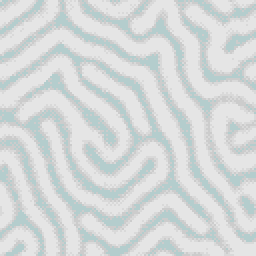
#> input picture irix_wallpapers/Brain.png, 128 x 128 px, found by its file name (shown 2 times larger); its folder holds 4 pictures in this run
$ python tile_images.py
#> lines starting #> are read from the running program, lines starting #| are printed output that depends on the picture
import os
import math
from PIL import Image

TILED_WIDTH = 1920
TILED_HEIGHT = 1080

def add_tiled_postfix(image_pathname) -> str:

    # dirname
    dir_name = os.path.dirname(image_pathname)

    # isolate basename of image
    image_filename = os.path.basename(image_pathname)

    # split filename to filename and extension
    filename, extension = os.path.splitext(image_filename)

    # generate tiled image filename
    tiled_filename = os.path.join(dir_name, filename + "_tiled_" + str(TILED_WIDTH) + "x" + str(TILED_HEIGHT) + extension)

    # return tiled image filename
    return tiled_filename


def image_tiler(base_image_path, tiled_width, tiled_height):

    # load base_image
#> called with base_image_path = './irix_wallpapers/Brain.png', tiled_width = 1920, tiled_height = 1080
    base_image = Image.open(base_image_path)
#> base_image is the input picture: PIL image 128x128 RGBA; mean R, G, B, A 213.4, 217.9, 217.9, 255

    # get width, height
    base_width, base_height = base_image.size
#> base_width = 128; base_height = 128

    # initialize tiled image
    tiled_image = Image.new("RGB", (tiled_width, tiled_height), "black")
#> tiled_image: PIL image 1920x1080 RGB; every value is 0

    # calculate amount of tiles needed to fill the tiled image
    x_tiles = math.ceil(tiled_width / base_width)
#> x_tiles = 15
    y_tiles = math.ceil(tiled_height / base_height)
#> y_tiles = 9

    # generate tiles
    for y in range(y_tiles):
        y_offset = base_height * y
        for x in range(x_tiles):
            x_offset = base_width * x
            tiled_image.paste(base_image, (x_offset, y_offset))
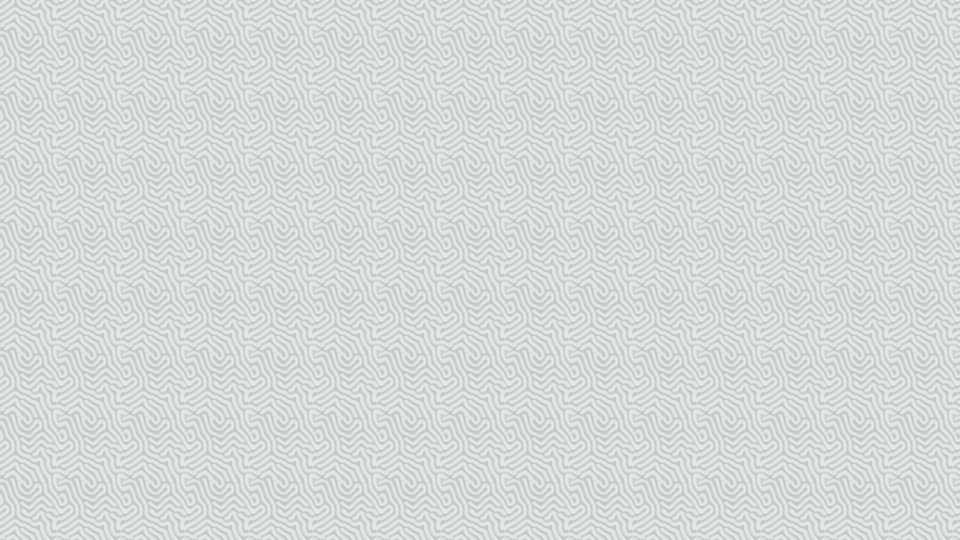
#> tiled_image: PIL image 1920x1080 RGB (shown at 1/2 size); mean R, G, B 213.4, 218, 218

    return tiled_image


# specify directory path
DIRECTORY_PATH = './irix_wallpapers'

#List all files in the directory in the specified path
image_path_list = [os.path.join(DIRECTORY_PATH, file_name) for file_name in os.listdir(DIRECTORY_PATH)]

# Generate tiled pathname list
image_tiled_path_list = [add_tiled_postfix(image_path) for image_path in image_path_list]

# Generate a list of items to process
data_list = list(zip(image_path_list, image_tiled_path_list))


for each_image in data_list:
    print("Base Image Path:  " + each_image[0])
    print("Tiled Image Path: " + each_image[1])
    print()
    print("Generating tiled image")
    tiled_image = image_tiler(each_image[0], TILED_WIDTH, TILED_HEIGHT)
    print()
    print("Saving tiled image to " + each_image[1])
    tiled_image.save(each_image[1], compress_level=1)
    print("-----------------------------------------------------------")
#> pass 2 of the loop `for each_image in data_list:`:
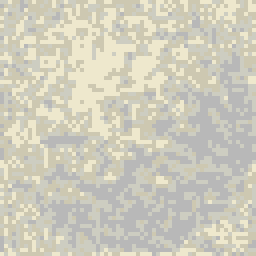
#> input picture irix_wallpapers/Bulge.png, 64 x 64 px, found by its file name (shown 4 times larger)
#> in image_tiler, base_image is the input picture: PIL image 64x64 RGBA; mean R, G, B, A 207.1, 204.5, 189.1, 255
#> after the loop in image_tiler (call 2), `for y in range(y_tiles):`:
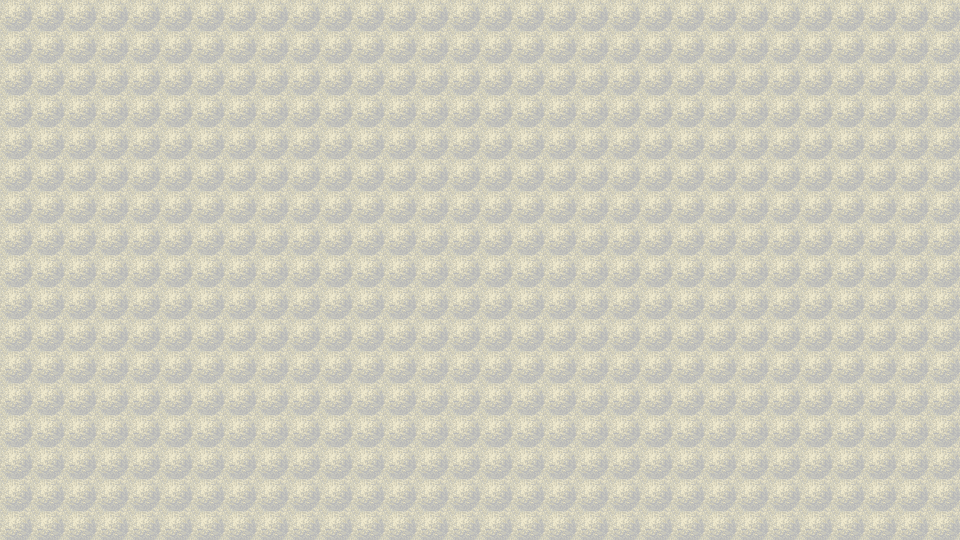
#> tiled_image: PIL image 1920x1080 RGB (shown at 1/2 size); mean R, G, B 207.1, 204.5, 189.1
#> pass 3 of the loop `for each_image in data_list:`:
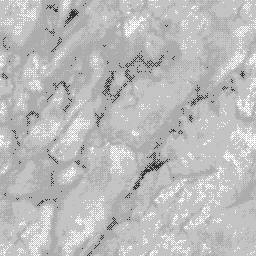
#> input picture irix_wallpapers/Cirrostratus.png, 256 x 256 px, found by its file name
#> in image_tiler, base_image is the input picture: PIL image 256x256 RGBA; mean R, G, B, A 188, 188, 188, 255
#> after the loop in image_tiler (call 3), `for y in range(y_tiles):`:
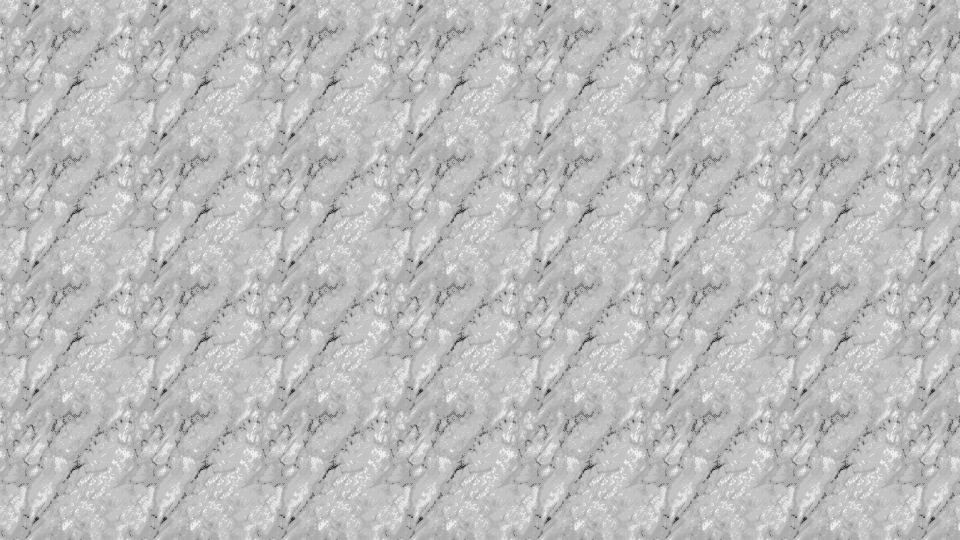
#> tiled_image: PIL image 1920x1080 RGB (shown at 1/2 size); min 50, max 255, mean 187.8
#> the loop made 4 passes; the first 3 are shown
